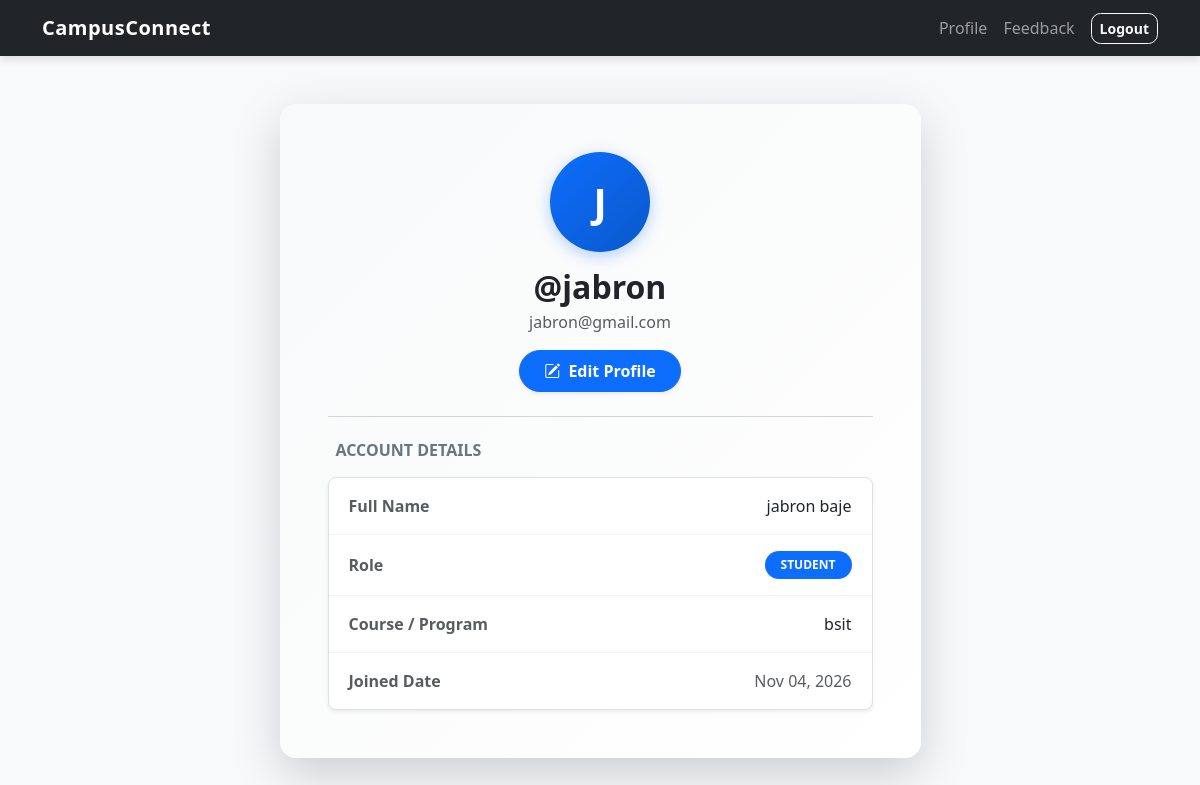
Page /accounts/profile/ (signed in) on the earlier database version.
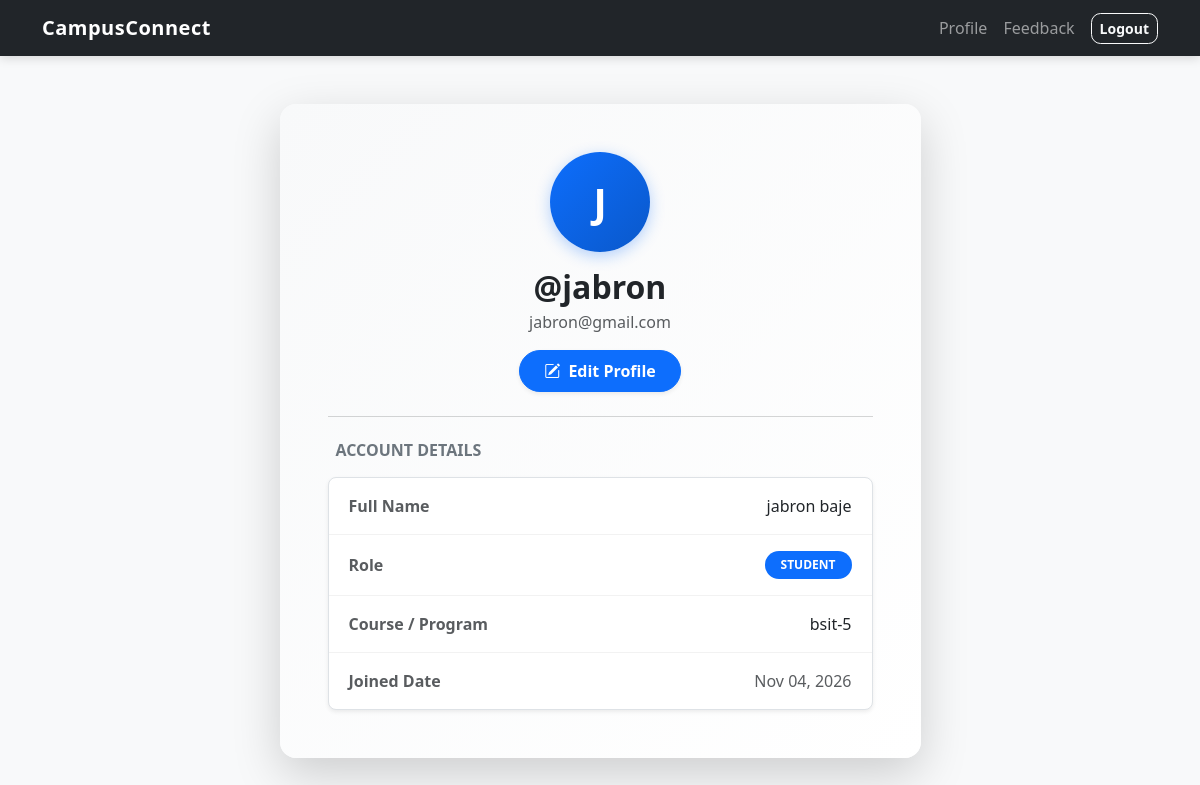
Same page on the later database version.
### accounts/models.py (models this page shows, shortened)
class CustomUser(AbstractUser):
    class Role(models.TextChoices):
        STUDENT = 'STUDENT', 'Student'
        INSTRUCTOR = 'INSTRUCTOR', 'Instructor'
        ADMIN = 'ADMIN', 'Administrator'
    role = models.CharField(max_length=10, choices=Role.choices, default=Role.STUDENT)
    course = models.CharField(max_length=100, blank=True)

### accounts/views.py (the view)
# urls.py: path('profile/', views.profile_view, name='profile'),
@login_required
def profile_view(request):
    return render(request, 'accounts/profile.html')

### templates/accounts/profile.html (shortened to what this page needs)
{% extends 'base.html' %}
{% block content %}
<div class="row justify-content-center my-5">
    <div class="col-md-8 col-lg-7">
        <div class="card profile-card shadow-lg border-0 rounded-4">
            <div class="card-body p-4 p-md-5 text-center">
                <div class="mb-3">
                    <div class="avatar-circle text-white rounded-circle d-inline-flex align-items-center justify-content-center mx-auto">
                        {{ user.username|slice:":1"|upper }}
                    </div>
                </div>
                <h2 class="card-title fw-bold mb-1 text-dark">@{{ user.username }}</h2>
                <p class="text-muted mb-3">{{ user.email|default:"No email provided" }}</p>
                <div class="mb-4">
                    <a href="{% url 'profile_edit' %}" class="btn btn-primary px-4 py-2 rounded-pill fw-semibold shadow-sm">
                        <i class="bi bi-pencil-square me-1"></i> Edit Profile
                    </a>
                </div>
                <hr class="text-muted opacity-25 my-4">
                <div class="text-start mt-4">
                    <h5 class="fw-bold mb-3 text-secondary text-uppercase fs-6 tracking-wide px-2">Account Details</h5>
                    <ul class="list-group list-group-flush custom-list-group rounded-3 overflow-hidden border bg-white shadow-sm">
                        <li class="list-group-item d-flex justify-content-between align-items-center">
                            <span class="text-muted fw-semibold">Full Name</span>
                            <span class="fw-medium text-dark">{{ user.first_name }} {{ user.last_name|default:"" }}</span>
                        </li>
                        <li class="list-group-item d-flex justify-content-between align-items-center">
                            <span class="text-muted fw-semibold">Role</span>
                            <span class="badge bg-primary px-3 py-2 rounded-pill">{{ user.role|default:"Standard User" }}</span>
                        </li>
                        <li class="list-group-item d-flex justify-content-between align-items-center">
                            <span class="text-muted fw-semibold">Course / Program</span>
                            <span class="fw-medium text-dark">{{ user.course|default:"Not specified" }}</span>
                        </li>
                        <li class="list-group-item d-flex justify-content-between align-items-center">
                            <span class="text-muted fw-semibold">Joined Date</span>
                            <span class="text-muted">{{ user.date_joined|date:"M d, Y" }}</span>
                        </li>
                    </ul>
                </div>
            </div>
        </div>
    </div>
</div>
{% endblock %}

Differences in the rows shown:
changed CustomUser "jabron": course "bsit" → "bsit-5"
